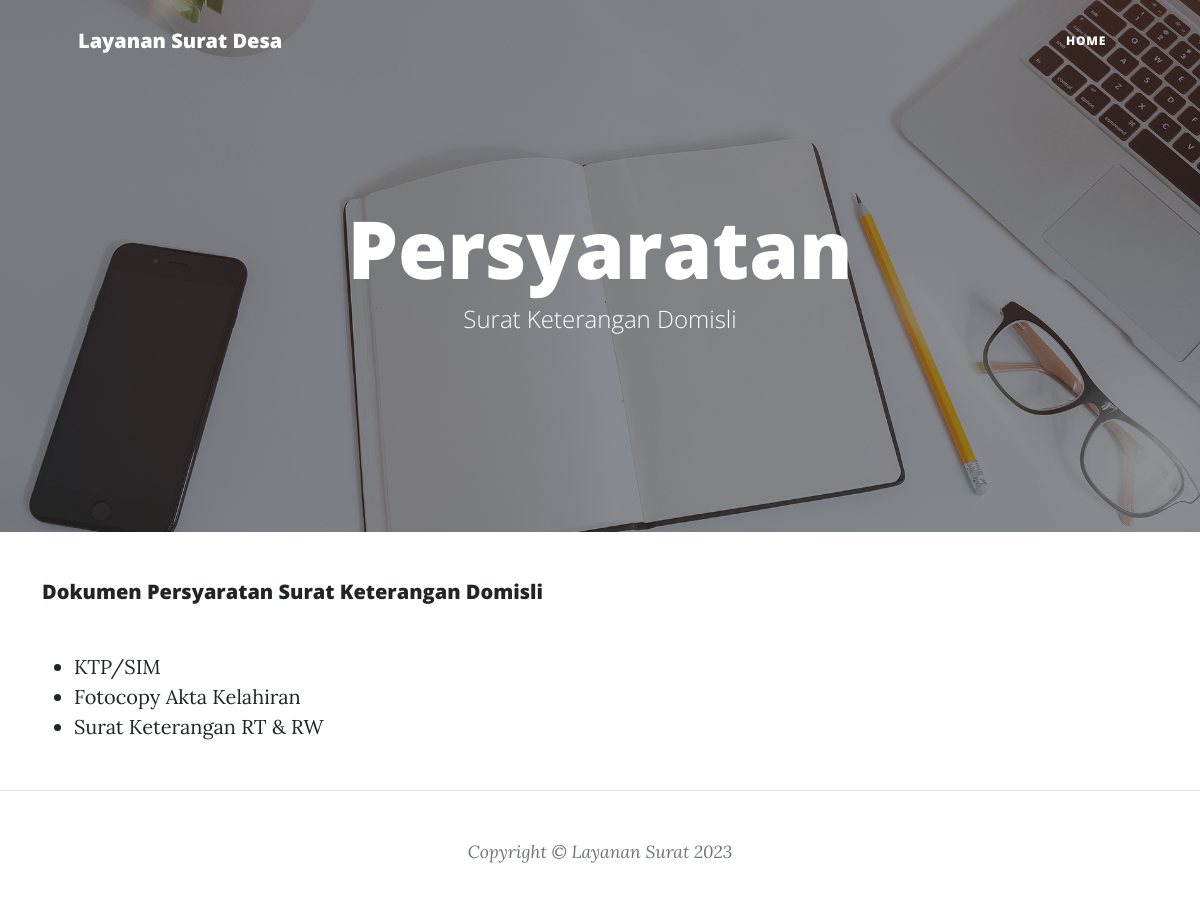
The app's page /layanan_surat/persyaratan/13 with its own data.
### tables this page shows
CREATE TABLE `surat` (
  `id_surat` int(11) NOT NULL,
  `id_jenis_surat` int(11) NOT NULL,
  `nama_surat` varchar(255) NOT NULL,
  `file_surat` varchar(255) NOT NULL,
  `sedia_mandiri` enum('Ya','Tidak') NOT NULL,
  `status_surat` enum('Aktif','Nonaktif') NOT NULL,
  `created_at` timestamp NOT NULL DEFAULT current_timestamp(),
  `updated_at` datetime NOT NULL DEFAULT current_timestamp() ON UPDATE current_timestamp()
);

CREATE TABLE `surat_layanan` (
  `id_surat_layanan` int(11) NOT NULL,
  `id_syarat_surat` int(11) NOT NULL,
  `id_surat` int(11) NOT NULL
);

CREATE TABLE `syarat_surat` (
  `id_syarat_surat` int(11) NOT NULL,
  `nama_syarat_surat` varchar(255) NOT NULL
);

### application/controllers/Layanan_Surat.php (called while the page is built, shortened)
<?php
class Layanan_Surat extends CI_Controller
{
    public function __construct()
    {
        $this->load->model('m_surat');
        $this->load->model('m_syarat_surat');
        $this->load->model('m_jenis_surat');
        $this->load->model('m_surat_layanan');
    }
    public function persyaratan($id_surat)
    {
        $data = [
            'title' => 'Persyaratan',
            'syarat_surat' => $this->m_surat->getById($id_surat),
            'surat_layanan' => $this->m_surat_layanan->getByAll($id_surat)
        ];
        $this->load->view('site/persyaratan.php', $data);
    }
}

### index.php (called while the page is built, shortened)
<?php
require_once BASEPATH.'core/CodeIgniter.php';

### application/models/M_Surat.php (called while the page is built, shortened)
<?php
class M_Surat extends CI_Model
{
    public function getById($id_surat)
    {
        $query = $this->db->get_where('surat', array('id_surat' => $id_surat));
        return $query->row();
    }
}

### application/models/M_Surat_Layanan.php (called while the page is built, shortened)
<?php
class M_Surat_Layanan extends CI_Model
{
    private $_table = "surat_layanan";
    public function getByAll($id_surat)
    {
        $this->db->select('*');
        $this->db->from($this->_table);
        $this->db->join('syarat_surat', 'syarat_surat.id_syarat_surat = surat_layanan.id_syarat_surat');
        $this->db->join('surat', 'surat.id_surat = surat_layanan.id_surat');
        $this->db->where('surat_layanan.id_surat', $id_surat);
        $query = $this->db->get();
        return $query->result();
    }
}

### application/views/site/persyaratan.php (the view, shortened to what this page needs)
<!DOCTYPE html>
<html lang="en">
<head>
</head>
<body>
    <header class="masthead" style="background-image: url('<?= base_url('assets/frontend/img/home-bg.jpg') ?>')">
        <div class="container position-relative px-4 px-lg-5">
            <div class="row gx-4 gx-lg-5 justify-content-center">
                <div class="col-md-10 col-lg-8 col-xl-7">
                    <div class="site-heading">
                        <h1><?= $title ?></h1>
                        <span class="subheading"><?= $syarat_surat->nama_surat ?></span>
                    </div>
                </div>
            </div>
        </div>
    </header>
    <div class="container mb-5">
        <div class="title mb-5">
            <h5>Dokumen <?= $title; ?> <?php echo $syarat_surat->nama_surat; ?></h5>
        </div>
        <div class="">
            <ul>
                <?php foreach ($surat_layanan as $layanan) : ?>
                    <li><?php echo $layanan->nama_syarat_surat; ?></li>
                <?php endforeach; ?>
            </ul>
        </div>
    </div>
</body>
</html>

### records on screen
surat: nama_surat "Surat Keterangan Domisli"
surat_layanan: id_syarat_surat.nama_syarat_surat "KTP/SIM"
surat_layanan: id_syarat_surat.nama_syarat_surat "Fotocopy Akta Kelahiran"
surat_layanan: id_syarat_surat.nama_syarat_surat "Surat Keterangan RT & RW"

### other values on screen
$title "Persyaratan"
